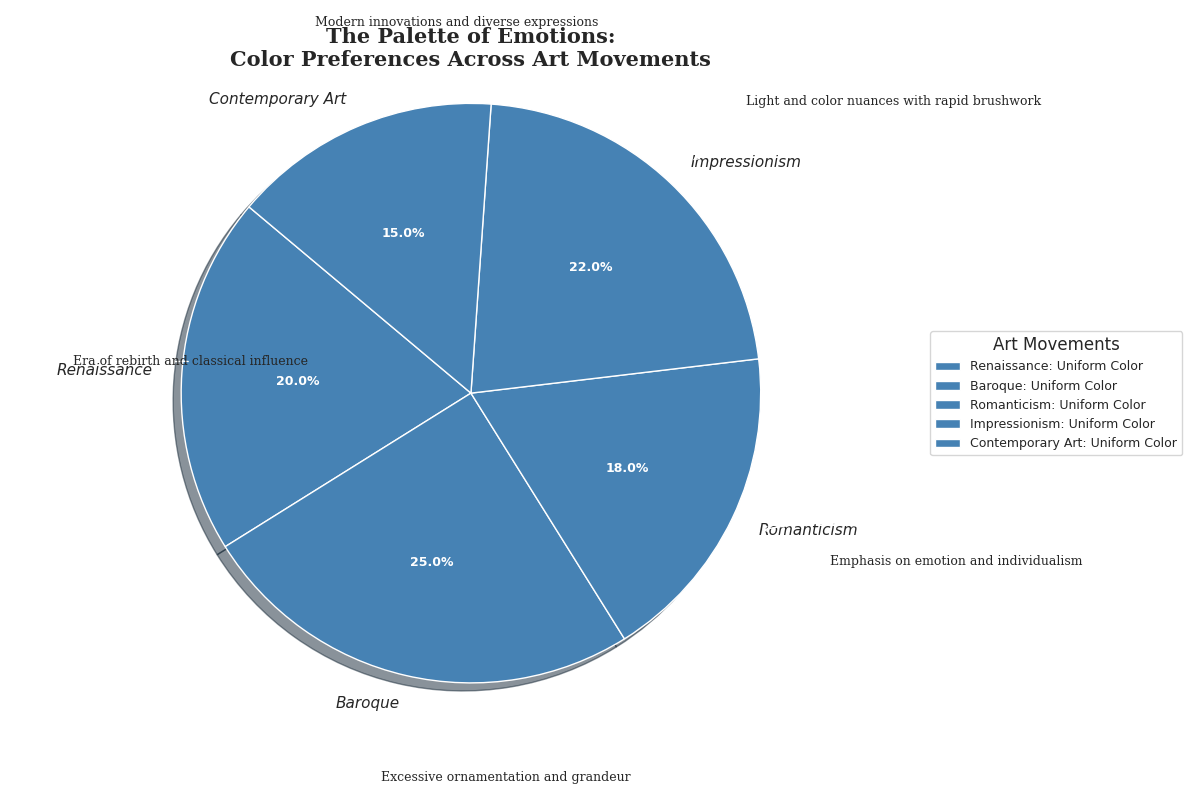

Here is the Python script that generated this plot:
import matplotlib.pyplot as plt
import numpy as np

art_movements = ['Renaissance', 'Baroque', 'Romanticism', 'Impressionism', 'Contemporary Art']
color_usage = [20, 25, 18, 22, 15]

# Set a single color for all data groups
single_color = ['#4682B4']  # Steel Blue

fig, ax = plt.subplots(figsize=(12, 8))
wedges, texts, autotexts = ax.pie(
    color_usage, 
    labels=art_movements, 
    autopct='%1.1f%%',
    startangle=140, 
    colors=single_color * len(color_usage),  # Apply the single color to all wedges
    shadow=True
)

plt.setp(autotexts, size=9, weight='bold', color='white')
plt.setp(texts, size=11, style='italic')

plt.title("The Palette of Emotions:\nColor Preferences Across Art Movements", fontsize=15, fontweight='bold', family='serif')

ax.axis('equal')

legend_labels = [f'{movement}: {desc}' for movement, desc in zip(art_movements, ['Uniform Color'] * len(art_movements))]
ax.legend(
    wedges, legend_labels, 
    title="Art Movements", 
    loc="center left", 
    bbox_to_anchor=(1, 0, 0.5, 1), 
    fontsize=9
)

annotations = [
    "Era of rebirth and classical influence",
    "Excessive ornamentation and grandeur",
    "Emphasis on emotion and individualism",
    "Light and color nuances with rapid brushwork",
    "Modern innovations and diverse expressions"
]
for i, wedge in enumerate(wedges):
    angle = (wedge.theta2 - wedge.theta1) / 2. + wedge.theta1
    x = 1.1 * np.cos(np.radians(angle))
    y = 1.1 * np.sin(np.radians(angle))
    ax.annotate(
        annotations[i], xy=(x, y), xytext=(x*1.25, y*1.25),
        arrowprops=dict(arrowstyle="->", connectionstyle="arc3,rad=.2"), fontsize=9, family='serif'
    )

plt.tight_layout()

plt.show()
